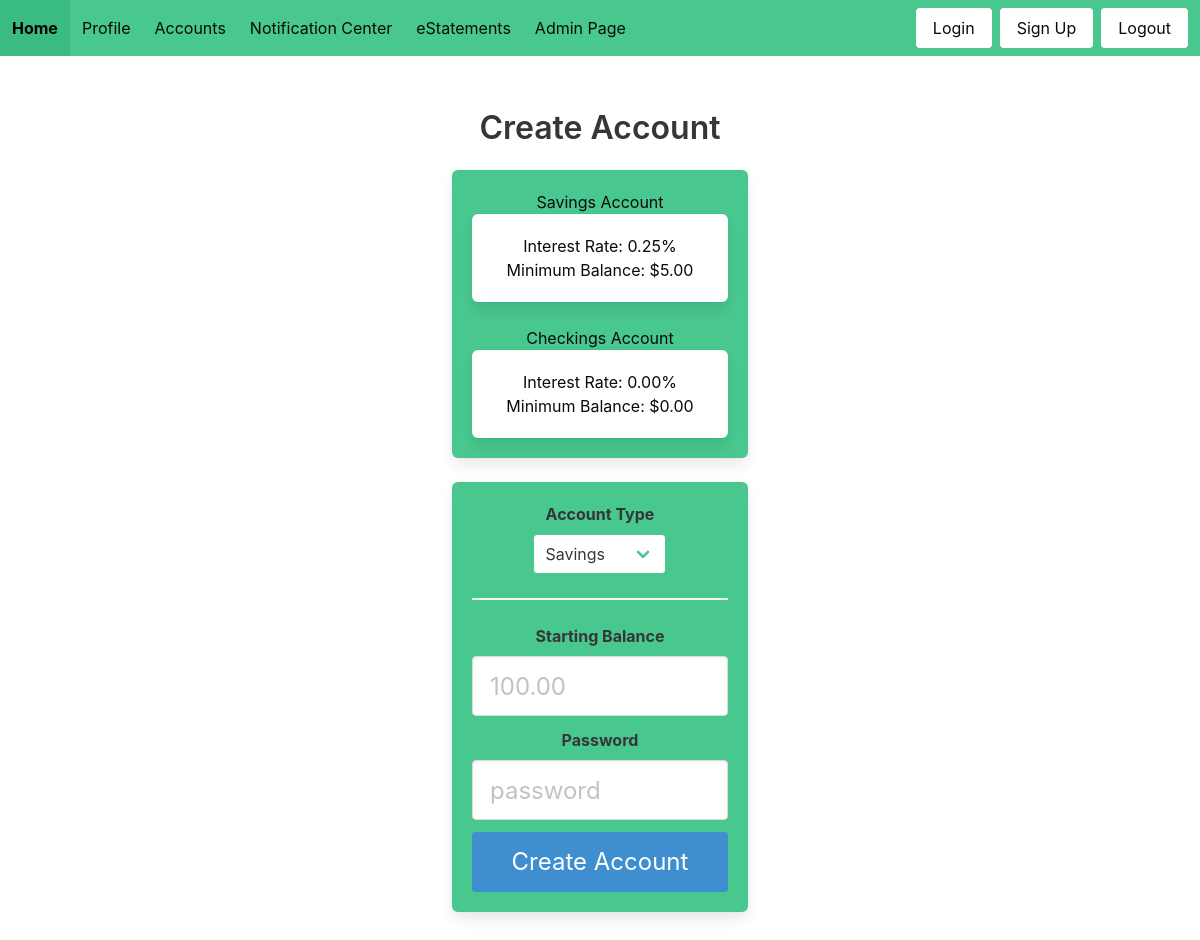
/create_account/ (signed in), run on the app's committed database.
### models.py (models this page shows)
class Bank_Settings(db.Model):
    id = db.Column(db.Integer, primary_key=True)
    savings_ir = db.Column(db.Float)
    savings_min = db.Column(db.Float)
    checkings_ir = db.Column(db.Float)
    checkings_min = db.Column(db.Float)

### main.py (the view, shortened to what this page needs)
@main.route('/create_account/', methods=['POST', 'GET'])
@login_required
def create_account():
    rates = Bank_Settings.query.filter_by(id = 1).first()
    format_rates(rates)
    return render_template('create_acc.html', rates=rates)

### app.py (called while the page is built)
def create_app():
    app = Flask(__name__)
    app.config['SECRET_KEY'] = 'SPQR'
    app.config['SQLALCHEMY_DATABASE_URI'] = 'sqlite:///bank_data.db'
    db.init_app(app)
    from auth import auth
    app.register_blueprint(auth)
    from main import main
    app.register_blueprint(main)
    from admin import admin
    app.register_blueprint(admin)
    login_manager = LoginManager()
    login_manager.login_view = 'auth.login'
    login_manager.init_app(app)
    from models import User
    @login_manager.user_loader
    def load_user(id):
        return User.query.get(int(id))
    return app

### format.py (called while the page is built)
def format_money(num):
    return '$' + ('%.2f' % num)

def format_ir(num):
    return '%.2f' % num + '%'

def format_rates(rates):
    rates.savings_ir = format_ir(rates.savings_ir)
    rates.savings_min = format_money(rates.savings_min)
    rates.checkings_ir = format_ir(rates.checkings_ir)
    rates.checkings_min = format_money(rates.checkings_min)

### templates/create_acc.html (shortened to what this page needs)
{% extends "form_base.html" %}
{% block content %}
<div class="column is-4 is-offset-4">
    <h2 class="title">Create Account</h2>
    <div class="box has-background-success has-text-black">
        <h3>Savings Account</h3>
        <div class="box has-text-black">
            <h4>Interest Rate: {{ rates.savings_ir }}</h4>
            <h4>Minimum Balance: {{ rates.savings_min }}</h4>
        </div>
        <h3>Checkings Account</h3>
        <div class="box has-text-black">
            <h4>Interest Rate: {{ rates.checkings_ir }}</h4>
            <h4>Minimum Balance: {{ rates.checkings_min }}</h4>
        </div>
    </div>
    <div class="box has-background-success">
        <form method="POST">
            <label class="label">Account Type</label>
            <div class="select is-success">
                <select name="acc_type" value="{{ request.form['acc_type'] }}" autocomplete="">
                    <option value="0">Savings</option>
                </select>
            </div>
            <hr class="is-success">
            <label class="label">Starting Balance</label>
            <div class="field is-success">
                <div class="control">
                    <input class="input is-large has-text-black" type="text" name="bal" placeholder="100.00">
                </div>
            </div>
            <label class="label">Password</label>
            <div class="field is-success">
                <div class="control">
                    <input class="input is-large has-text-black" type="password" name="password" placeholder="password">
                </div>
            </div>
            <button type="submit" class="button is-block is-info is-large is-fullwidth">Create Account</button>
        </form>
    </div>
</div>
{% endblock %}

### data on the page
Bank_Settings: savings_ir "0.25%", savings_min "$5.00", checkings_ir "0.00%", checkings_min "$0.00"
